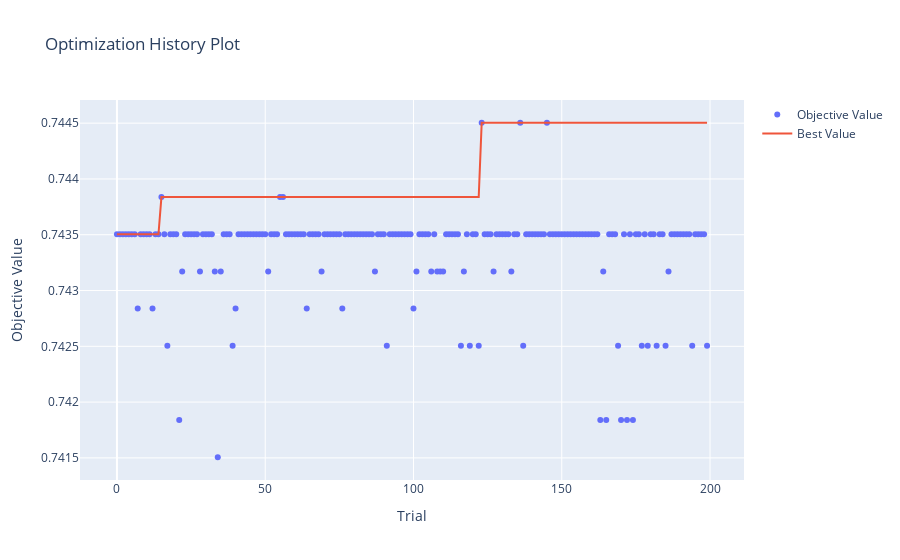

The code cell stored with this chart in its notebook:
### Code cell
optuna.visualization.plot_optimization_history(study)

### Figure 1 — Plotly figure (JSON) as saved in the notebook; plotly's stock layout.template omitted (floating-point values rounded to 4 significant figures; data arrays with more than 128 entries replaced by an {"elided": "..."} marker saying what was removed)
{"data": [{"mode": "markers", "name": "Objective Value", "type": "scatter", "x": {"elided": "200 int values"}, "y": {"elided": "200 float values"}}, {"mode": "lines", "name": "Best Value", "type": "scatter", "x": {"elided": "200 int values"}, "y": {"elided": "200 float values"}}, {"marker": {"color": "#cccccc"}, "mode": "markers", "name": "Infeasible Trial", "showlegend": false, "type": "scatter", "x": [], "y": []}], "layout": {"title": {"text": "Optimization History Plot"}, "xaxis": {"title": {"text": "Trial"}}, "yaxis": {"title": {"text": "Objective Value"}}}}
